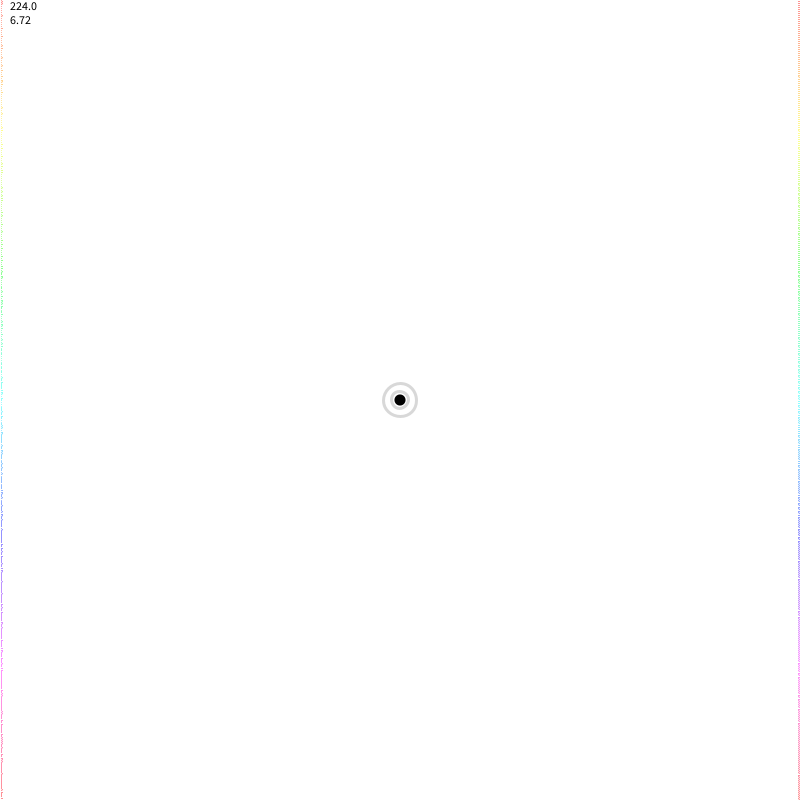
Frame 1 (no input)
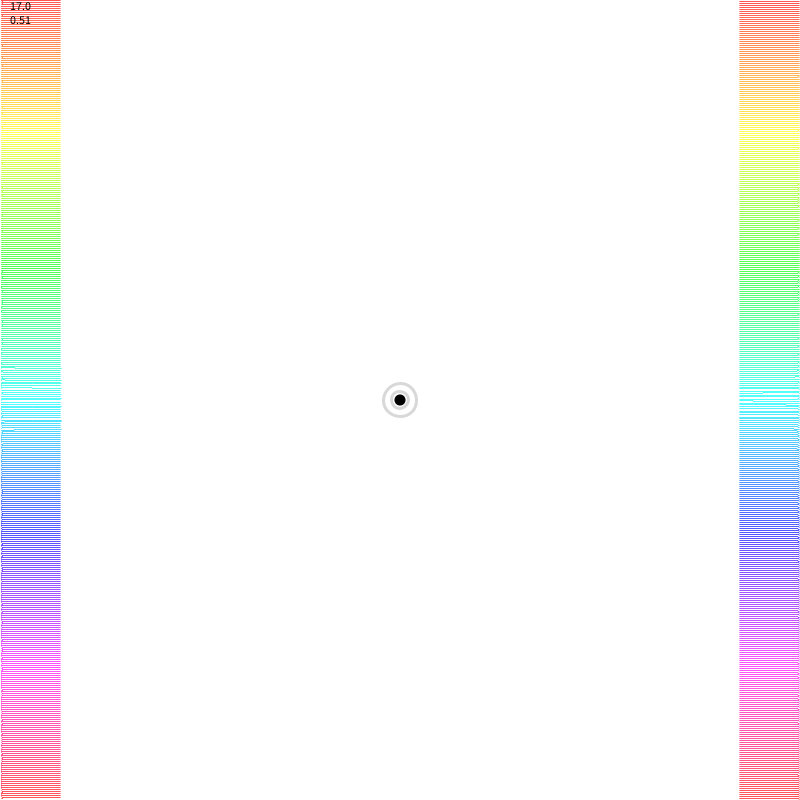
Frame 60 (the mouse pressed at the canvas centre just before this capture)
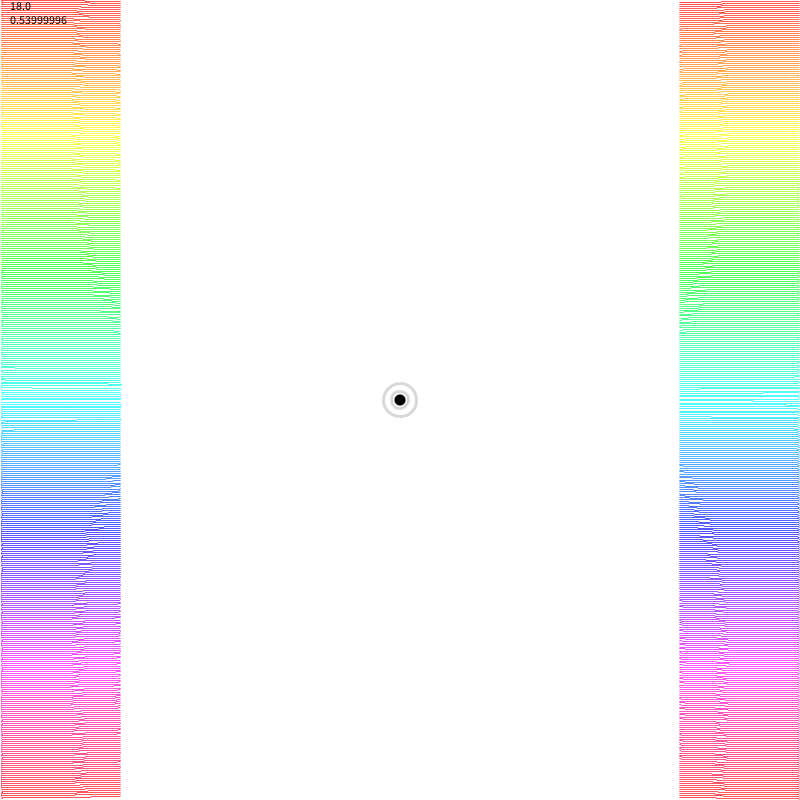
Frame 120 (the mouse held since frame 60 and released just before this capture)

The Processing sketch that drew these frames (run headless with seeded random() and noise(); from frame 60 on, the mouse is pressed at the canvas centre):

// Processing sketch: blkhole
// ── blkhole.pde
final float C = 30;
final float G = 1;
PGraphics particleGraphics;

ArrayList<Photon> particles = new ArrayList<Photon>();
int targetPhotons = 0;
BlackHole m87;
float start_height, end_height;
void setup() {
  size(800, 800);

  ellipseMode(RADIUS);
  m87 = new BlackHole(width /2, height / 2, 2500);
  println(m87);

  start_height = height;
  end_height = 0 ;//height / 2- (m87.rs * 2.6);


  

  particleGraphics = createGraphics(width, height);
  particleGraphics.beginDraw();
  particleGraphics.colorMode(HSB);
  colorMode(HSB);
  particleGraphics.background(255);
  

  for (float y = end_height; y < start_height; y += 2) {
    particles.add(new Photon(1, y, C));
    particles.add(new Photon(width-1, y+1, -C));
  }
  targetPhotons = particles.size();
  particleGraphics.endDraw();
}

float timeNow, timeLast, deltaTime;
float delta = 0;
final float dt = 1.0 / 30.0;


void draw() {
  timeNow = millis();
  deltaTime = timeNow - timeLast;
  timeLast = timeNow;
  delta = (deltaTime/1000.0) / dt;

  background(255);

  particleGraphics.beginDraw();
  for (Photon p : particles) {
    m87.attract(p);
    p.update();
    p.draw();
  }

  //particleGraphics.fill(255, 0, 255, 10);
  //particleGraphics.noStroke();
  //particleGraphics.rect(0, 0, width, height);

  particleGraphics.endDraw();

  for (int i = particles.size() -1; i >= 0; i -= 1) {
    Photon p = particles.get(i);
    if (p.dead) {
      particles.remove(i);
    }
  }

  //while (particles.size() < targetPhotons) {
  //  particles.add(new Photon(width - 20, random(0, height)));
  //}
  image(particleGraphics, 0, 0);
  m87.draw();
  stroke(0);
  text(deltaTime + "\n" + delta, 10, 10);
}

// ── Photon.pde
class Photon {
  
  PVector pos;
  PVector prev;
  PVector vel;
  boolean dead = false;
  float dist = 0;
  color col;
  Photon(float x, float y, float xv) {
    prev = new PVector(x,y);
    pos = new PVector(x,y);
    vel = new PVector(xv,0);
    float from = PI - (PI / 60.0);
    float to = PI + (PI / 60.0);
    float angle = random(from,to);
    
    vel.add(PVector.fromAngle(angle));
    
    vel.setMag(C);
    
    col =  color(map(y, 0, height, 0, 255), 255, 255, 128);
  }
  
  
  
  
  void update() {
    prev.set(pos);
    pos.x += vel.x * dt;
    pos.y += vel.y * dt;
    dist = PVector.dist(pos, m87.pos);
    if (pos.x < 0 || pos.x > width || pos.y < 0 || pos.y > height || dist < m87.rs) {
      dead = true;
    }
  }
  
  void draw() {
    particleGraphics.stroke(col);
    //particleGraphics.strokeWeight(3);
    particleGraphics.line(prev.x, prev.y, pos.x, pos.y);
    //particleGraphics.strokeWeight(1);
  }
  
}

// ── blackhole.pde
class BlackHole {
  PVector pos;
  float rs,mass;
  BlackHole(float x, float y, float m) {
    mass = m;
    pos = new PVector (x,y);
    rs = (2 * G * mass) / pow(C,2);
    
  }
  String toString() {
    return "mass(" + nfc(mass,4) + "), pos(" + floor(pos.x) + "," + floor(pos.y) + "), rs(" + nfc(rs,12) + ")";
  }
  
  
  void attract(Photon p) {
    PVector force = PVector.sub(this.pos, p.pos);
    float r = force.mag();
    float fg = (G * this.mass) / (r*r);
    force.setMag(fg*delta);
    p.vel.add(force);
    p.vel.setMag(C);
  }
  
  void draw() {
    noStroke();
    fill(0);
    ellipse(pos.x, pos.y, rs, rs);
    
    noFill();
    stroke(100,64);
    strokeWeight(3);
    ellipse(pos.x, pos.y, rs*3, rs*3);
    
    ellipse(pos.x, pos.y, rs*1.5, rs*1.5);
    strokeWeight(1);
  }
}
